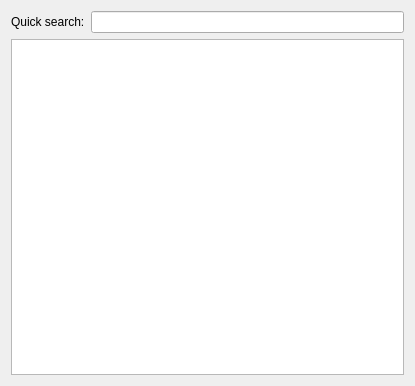
<?xml version="1.0" encoding="UTF-8"?>
<ui version="4.0">
 <class>LanguageTab</class>
 <widget class="QWidget" name="LanguageTab">
  <property name="geometry">
   <rect>
    <x>0</x>
    <y>0</y>
    <width>415</width>
    <height>386</height>
   </rect>
  </property>
  <layout class="QVBoxLayout">
   <item>
    <layout class="QHBoxLayout">
     <item>
      <widget class="QLabel" name="filterLabel">
       <property name="text">
        <string>Quick search:</string>
       </property>
      </widget>
     </item>
     <item>
      <widget class="KListWidgetSearchLine" name="languageListSearchLine"/>
     </item>
    </layout>
   </item>
   <item>
    <widget class="QListWidget" name="languageList"/>
   </item>
  </layout>
 </widget>
 <layoutdefault spacing="6" margin="11"/>
 <customwidgets>
  <customwidget>
   <class>KListWidgetSearchLine</class>
   <extends>KLineEdit</extends>
   <header>klistwidgetsearchline.h</header>
  </customwidget>
  <customwidget>
   <class>KLineEdit</class>
   <extends>QLineEdit</extends>
   <header>klineedit.h</header>
  </customwidget>
 </customwidgets>
 <resources/>
 <connections/>
</ui>
